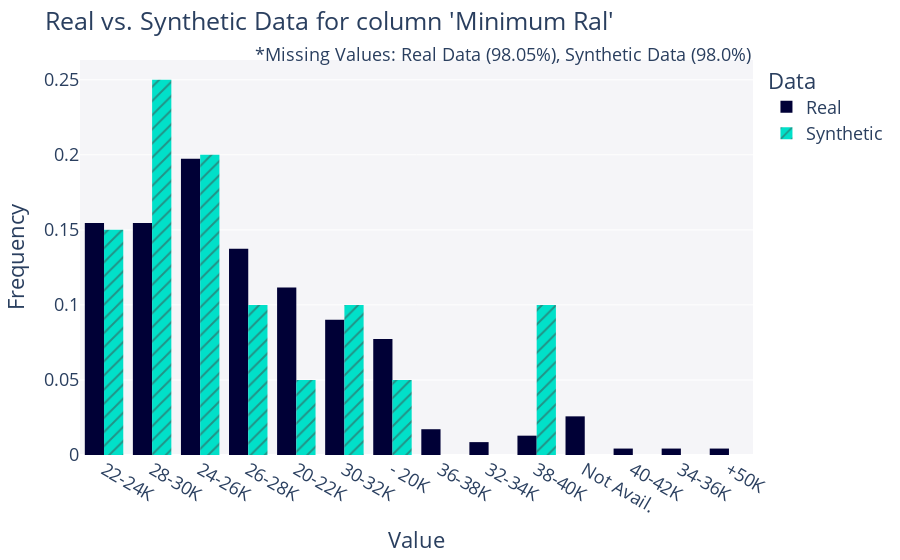
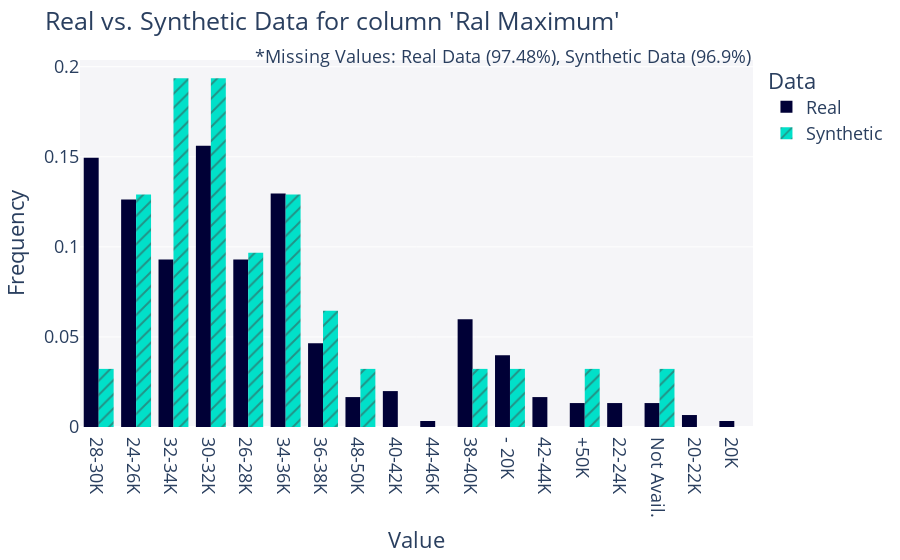
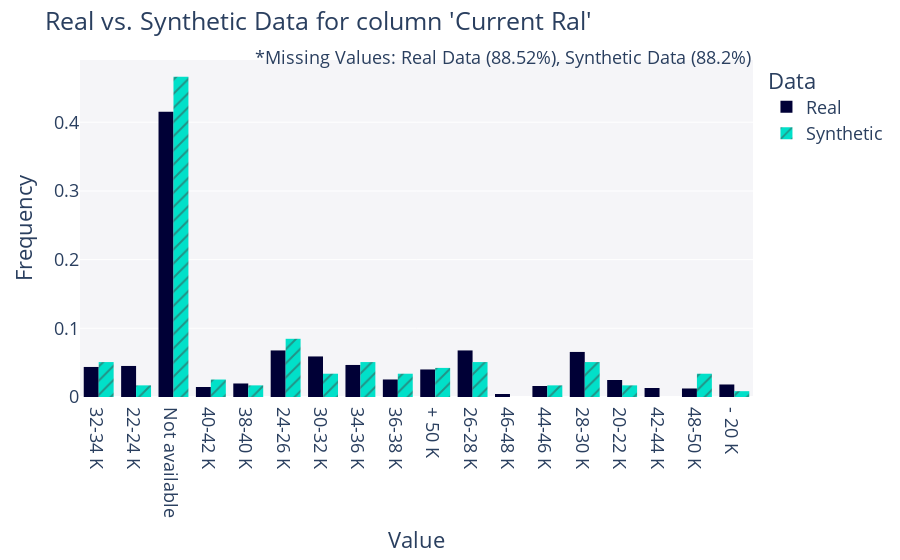
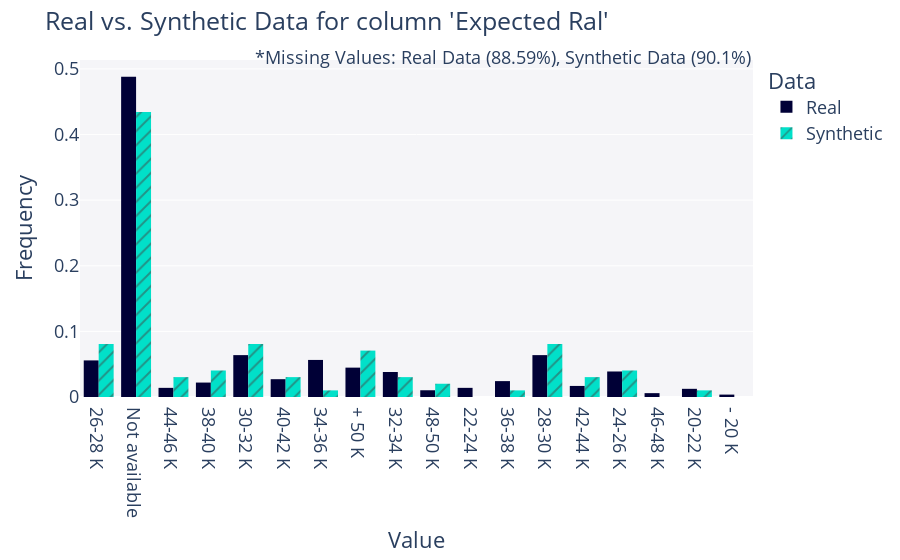

The cell these charts' notebook holds for them, in order:
### Code cell
# 3. plot the data
columns_to_plot = ['Minimum Ral', 'Ral Maximum', 'Current Ral', 'Expected Ral', 'Year of insertion', 'Year of Recruitment', 
                   'Sex', 'Candidate State', 'Age Range', 'Years Experience', 'Technical Skills', 'Standing/Position', 
                   'Comunication', 'Maturity', 'Dynamism', 'Mobility', 'English']
for col in columns_to_plot:
    fig = get_column_plot(
        real_data=data,
        synthetic_data=synthetic_data,
        metadata=metadata,
        column_name=col,
        plot_type='bar'
    )
        
    fig.show()

### Figure 1 — Plotly figure (JSON) as saved in the notebook; plotly's stock layout.template omitted (floating-point values rounded to 4 significant figures; data arrays with more than 128 entries replaced by an {"elided": "..."} marker saying what was removed)
{"data": [{"alignmentgroup": "True", "bingroup": "x", "histnorm": "probability density", "hovertemplate": "<b>Real</b><br>Frequency: %{y}<extra></extra>", "legendgroup": "Real", "marker": {"color": "#000036", "pattern": {"shape": ""}}, "name": "Real", "offsetgroup": "Real", "orientation": "v", "showlegend": true, "type": "histogram", "x": {"elided": "233 str values"}, "xaxis": "x", "yaxis": "y"}, {"alignmentgroup": "True", "bingroup": "x", "histnorm": "probability density", "hovertemplate": "<b>Synthetic</b><br>Frequency: %{y}<extra></extra>", "legendgroup": "Synthetic", "marker": {"color": "#01E0C9", "pattern": {"shape": "/"}}, "name": "Synthetic", "offsetgroup": "Synthetic", "orientation": "v", "showlegend": true, "type": "histogram", "x": ["28-30K", "38-40K", "28-30K", "28-30K", "30-32K", "30-32K", "24-26K", "28-30K", "26-28K", "26-28K", "22-24K", "24-26K", "20-22K", "24-26K", "28-30K", "- 20K", "22-24K", "24-26K", "22-24K", "38-40K"], "xaxis": "x", "yaxis": "y"}], "layout": {"annotations": [{"showarrow": false, "text": "*Missing Values: Real Data (98.05%), Synthetic Data (98.0%)", "x": 1, "xref": "paper", "y": 1.05, "yref": "paper"}], "barmode": "group", "font": {"size": 18}, "legend": {"title": {"text": "Data"}, "tracegroupgap": 0}, "margin": {"t": 60}, "plot_bgcolor": "#F5F5F8", "title": {"text": "Real vs. Synthetic Data for column 'Minimum Ral'"}, "xaxis": {"anchor": "y", "domain": [0, 1], "title": {"text": "Value"}}, "yaxis": {"anchor": "x", "domain": [0, 1], "title": {"text": "Frequency"}}}}

### Figure 2 — Plotly figure (JSON) as saved in the notebook; plotly's stock layout.template omitted (floating-point values rounded to 4 significant figures; data arrays with more than 128 entries replaced by an {"elided": "..."} marker saying what was removed)
{"data": [{"alignmentgroup": "True", "bingroup": "x", "histnorm": "probability density", "hovertemplate": "<b>Real</b><br>Frequency: %{y}<extra></extra>", "legendgroup": "Real", "marker": {"color": "#000036", "pattern": {"shape": ""}}, "name": "Real", "offsetgroup": "Real", "orientation": "v", "showlegend": true, "type": "histogram", "x": {"elided": "301 str values"}, "xaxis": "x", "yaxis": "y"}, {"alignmentgroup": "True", "bingroup": "x", "histnorm": "probability density", "hovertemplate": "<b>Synthetic</b><br>Frequency: %{y}<extra></extra>", "legendgroup": "Synthetic", "marker": {"color": "#01E0C9", "pattern": {"shape": "/"}}, "name": "Synthetic", "offsetgroup": "Synthetic", "orientation": "v", "showlegend": true, "type": "histogram", "x": ["24-26K", "Not Avail.", "26-28K", "24-26K", "24-26K", "32-34K", "26-28K", "30-32K", "30-32K", "28-30K", "32-34K", "36-38K", "26-28K", "34-36K", "36-38K", "- 20K", "34-36K", "30-32K", "48-50K", "32-34K", "30-32K", "+50K", "32-34K", "32-34K", "30-32K", "32-34K", "24-26K", "34-36K", "30-32K", "34-36K", "38-40K"], "xaxis": "x", "yaxis": "y"}], "layout": {"annotations": [{"showarrow": false, "text": "*Missing Values: Real Data (97.48%), Synthetic Data (96.9%)", "x": 1, "xref": "paper", "y": 1.05, "yref": "paper"}], "barmode": "group", "font": {"size": 18}, "legend": {"title": {"text": "Data"}, "tracegroupgap": 0}, "margin": {"t": 60}, "plot_bgcolor": "#F5F5F8", "title": {"text": "Real vs. Synthetic Data for column 'Ral Maximum'"}, "xaxis": {"anchor": "y", "domain": [0, 1], "title": {"text": "Value"}}, "yaxis": {"anchor": "x", "domain": [0, 1], "title": {"text": "Frequency"}}}}

### Figure 3 — Plotly figure (JSON) as saved in the notebook; plotly's stock layout.template omitted (floating-point values rounded to 4 significant figures; data arrays with more than 128 entries replaced by an {"elided": "..."} marker saying what was removed)
{"data": [{"alignmentgroup": "True", "bingroup": "x", "histnorm": "probability density", "hovertemplate": "<b>Real</b><br>Frequency: %{y}<extra></extra>", "legendgroup": "Real", "marker": {"color": "#000036", "pattern": {"shape": ""}}, "name": "Real", "offsetgroup": "Real", "orientation": "v", "showlegend": true, "type": "histogram", "x": {"elided": "1372 str values"}, "xaxis": "x", "yaxis": "y"}, {"alignmentgroup": "True", "bingroup": "x", "histnorm": "probability density", "hovertemplate": "<b>Synthetic</b><br>Frequency: %{y}<extra></extra>", "legendgroup": "Synthetic", "marker": {"color": "#01E0C9", "pattern": {"shape": "/"}}, "name": "Synthetic", "offsetgroup": "Synthetic", "orientation": "v", "showlegend": true, "type": "histogram", "x": ["Not available", "24-26 K", "Not available", "Not available", "Not available", "34-36 K", "30-32 K", "28-30 K", "32-34 K", "34-36 K", "Not available", "+ 50 K", "22-24 K", "34-36 K", "44-46 K", "30-32 K", "20-22 K", "Not available", "Not available", "Not available", "28-30 K", "Not available", "22-24 K", "Not available", "48-50 K", "32-34 K", "44-46 K", "Not available", "24-26 K", "34-36 K", "30-32 K", "Not available", "Not available", "Not available", "Not available", "Not available", "+ 50 K", "Not available", "48-50 K", "Not available", "Not available", "+ 50 K", "28-30 K", "Not available", "Not available", "32-34 K", "26-28 K", "30-32 K", "40-42 K", "Not available", "Not available", "Not available", "Not available", "24-26 K", "Not available", "Not available", "Not available", "34-36 K", "24-26 K", "Not available", "24-26 K", "Not available", "Not available", "28-30 K", "Not available", "Not available", "Not available", "Not available", "32-34 K", "32-34 K", "24-26 K", "36-38 K", "- 20 K", "26-28 K", "Not available", "24-26 K", "Not available", "Not available", "38-40 K", "Not available", "Not available", "24-26 K", "48-50 K", "28-30 K", "24-26 K", "40-42 K", "Not available", "Not available", "+ 50 K", "32-34 K", "Not available", "Not available", "Not available", "Not available", "Not available", "Not available", "20-22 K", "38-40 K", "26-28 K", "36-38 K", "24-26 K", "26-28 K", "Not available", "Not available", "36-38 K", "48-50 K", "40-42 K", "26-28 K", "Not available", "Not available", "+ 50 K", "26-28 K", "Not available", "Not available", "36-38 K", "28-30 K", "Not available", "34-36 K"], "xaxis": "x", "yaxis": "y"}], "layout": {"annotations": [{"showarrow": false, "text": "*Missing Values: Real Data (88.52%), Synthetic Data (88.2%)", "x": 1, "xref": "paper", "y": 1.05, "yref": "paper"}], "barmode": "group", "font": {"size": 18}, "legend": {"title": {"text": "Data"}, "tracegroupgap": 0}, "margin": {"t": 60}, "plot_bgcolor": "#F5F5F8", "title": {"text": "Real vs. Synthetic Data for column 'Current Ral'"}, "xaxis": {"anchor": "y", "domain": [0, 1], "title": {"text": "Value"}}, "yaxis": {"anchor": "x", "domain": [0, 1], "title": {"text": "Frequency"}}}}

### Figure 4 — Plotly figure (JSON) as saved in the notebook; plotly's stock layout.template omitted (floating-point values rounded to 4 significant figures; data arrays with more than 128 entries replaced by an {"elided": "..."} marker saying what was removed)
{"data": [{"alignmentgroup": "True", "bingroup": "x", "histnorm": "probability density", "hovertemplate": "<b>Real</b><br>Frequency: %{y}<extra></extra>", "legendgroup": "Real", "marker": {"color": "#000036", "pattern": {"shape": ""}}, "name": "Real", "offsetgroup": "Real", "orientation": "v", "showlegend": true, "type": "histogram", "x": {"elided": "1363 str values"}, "xaxis": "x", "yaxis": "y"}, {"alignmentgroup": "True", "bingroup": "x", "histnorm": "probability density", "hovertemplate": "<b>Synthetic</b><br>Frequency: %{y}<extra></extra>", "legendgroup": "Synthetic", "marker": {"color": "#01E0C9", "pattern": {"shape": "/"}}, "name": "Synthetic", "offsetgroup": "Synthetic", "orientation": "v", "showlegend": true, "type": "histogram", "x": ["Not available", "Not available", "30-32 K", "Not available", "30-32 K", "Not available", "28-30 K", "26-28 K", "24-26 K", "Not available", "+ 50 K", "Not available", "Not available", "+ 50 K", "Not available", "Not available", "28-30 K", "24-26 K", "Not available", "30-32 K", "Not available", "26-28 K", "Not available", "44-46 K", "32-34 K", "Not available", "24-26 K", "28-30 K", "34-36 K", "Not available", "28-30 K", "26-28 K", "30-32 K", "30-32 K", "20-22 K", "Not available", "40-42 K", "28-30 K", "30-32 K", "48-50 K", "+ 50 K", "26-28 K", "Not available", "26-28 K", "Not available", "28-30 K", "+ 50 K", "+ 50 K", "Not available", "Not available", "42-44 K", "26-28 K", "Not available", "Not available", "42-44 K", "Not available", "42-44 K", "Not available", "Not available", "44-46 K", "32-34 K", "Not available", "38-40 K", "44-46 K", "Not available", "Not available", "36-38 K", "Not available", "38-40 K", "38-40 K", "Not available", "Not available", "+ 50 K", "Not available", "32-34 K", "Not available", "Not available", "Not available", "Not available", "Not available", "Not available", "+ 50 K", "26-28 K", "Not available", "40-42 K", "Not available", "26-28 K", "30-32 K", "28-30 K", "24-26 K", "28-30 K", "38-40 K", "30-32 K", "40-42 K", "48-50 K", "Not available", "Not available", "Not available", "Not available"], "xaxis": "x", "yaxis": "y"}], "layout": {"annotations": [{"showarrow": false, "text": "*Missing Values: Real Data (88.59%), Synthetic Data (90.1%)", "x": 1, "xref": "paper", "y": 1.05, "yref": "paper"}], "barmode": "group", "font": {"size": 18}, "legend": {"title": {"text": "Data"}, "tracegroupgap": 0}, "margin": {"t": 60}, "plot_bgcolor": "#F5F5F8", "title": {"text": "Real vs. Synthetic Data for column 'Expected Ral'"}, "xaxis": {"anchor": "y", "domain": [0, 1], "title": {"text": "Value"}}, "yaxis": {"anchor": "x", "domain": [0, 1], "title": {"text": "Frequency"}}}}
